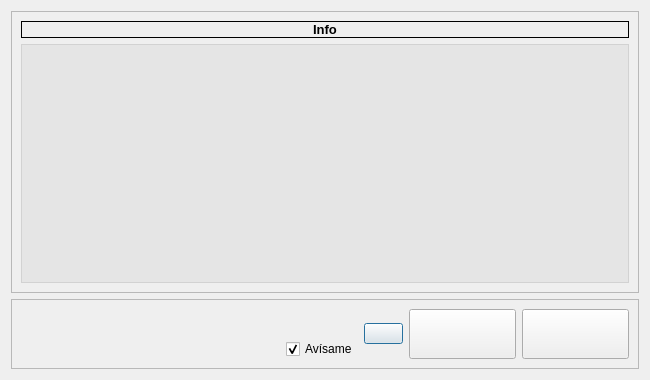
<?xml version="1.0" encoding="UTF-8"?>
<ui version="4.0">
 <class>InkjetDebugUI</class>
 <widget class="QWidget" name="InkjetDebugUI">
  <property name="windowModality">
   <enum>Qt::WindowModal</enum>
  </property>
  <property name="geometry">
   <rect>
    <x>0</x>
    <y>0</y>
    <width>650</width>
    <height>380</height>
   </rect>
  </property>
  <property name="sizePolicy">
   <sizepolicy hsizetype="Preferred" vsizetype="Fixed">
    <horstretch>0</horstretch>
    <verstretch>0</verstretch>
   </sizepolicy>
  </property>
  <property name="minimumSize">
   <size>
    <width>650</width>
    <height>380</height>
   </size>
  </property>
  <property name="maximumSize">
   <size>
    <width>650</width>
    <height>380</height>
   </size>
  </property>
  <property name="windowTitle">
   <string>In2 Printing Solutions</string>
  </property>
  <property name="windowOpacity">
   <double>0.800000000000000</double>
  </property>
  <layout class="QGridLayout" name="gridLayout_2">
   <item row="0" column="0">
    <widget class="QFrame" name="m_centralFrame">
     <property name="styleSheet">
      <string notr="true">QFrame#m_centralFrame {background-image: url(:res/images/In2HRGS2.png); background-repeat: no-repeat;background-position:center;}</string>
     </property>
     <property name="frameShape">
      <enum>QFrame::StyledPanel</enum>
     </property>
     <property name="frameShadow">
      <enum>QFrame::Raised</enum>
     </property>
     <layout class="QGridLayout" name="gridLayout">
      <item row="0" column="0">
       <layout class="QVBoxLayout" name="verticalLayout">
        <item>
         <widget class="QLabel" name="label">
          <property name="font">
           <font>
            <pointsize>10</pointsize>
            <weight>75</weight>
            <bold>true</bold>
           </font>
          </property>
          <property name="frameShape">
           <enum>QFrame::Box</enum>
          </property>
          <property name="text">
           <string>Info</string>
          </property>
          <property name="alignment">
           <set>Qt::AlignCenter</set>
          </property>
         </widget>
        </item>
        <item>
         <widget class="QTextEdit" name="m_Info">
          <property name="font">
           <font>
            <pointsize>9</pointsize>
            <weight>50</weight>
            <bold>false</bold>
           </font>
          </property>
          <property name="autoFillBackground">
           <bool>false</bool>
          </property>
          <property name="styleSheet">
           <string notr="true">background-color: rgba(200,200,200,65);</string>
          </property>
          <property name="tabChangesFocus">
           <bool>true</bool>
          </property>
          <property name="documentTitle">
           <string>In2 Printing Solutions</string>
          </property>
          <property name="readOnly">
           <bool>true</bool>
          </property>
         </widget>
        </item>
       </layout>
      </item>
     </layout>
    </widget>
   </item>
   <item row="1" column="0">
    <widget class="QFrame" name="frame">
     <property name="autoFillBackground">
      <bool>true</bool>
     </property>
     <property name="frameShape">
      <enum>QFrame::StyledPanel</enum>
     </property>
     <property name="frameShadow">
      <enum>QFrame::Raised</enum>
     </property>
     <layout class="QGridLayout" name="gridLayout_3">
      <item row="0" column="2" rowspan="2">
       <layout class="QHBoxLayout" name="horizontalLayout">
        <item>
         <widget class="QPushButton" name="m_SaveToFile">
          <property name="font">
           <font>
            <pointsize>8</pointsize>
            <weight>50</weight>
            <bold>false</bold>
           </font>
          </property>
          <property name="text">
           <string/>
          </property>
          <property name="icon">
           <iconset resource="../../In2Apps/In2SinglePass/SinglePass/shared.qrc">
            <normaloff>:/res/images/save.png</normaloff>:/res/images/save.png</iconset>
          </property>
          <property name="iconSize">
           <size>
            <width>32</width>
            <height>32</height>
           </size>
          </property>
          <property name="autoDefault">
           <bool>true</bool>
          </property>
          <property name="default">
           <bool>true</bool>
          </property>
         </widget>
        </item>
        <item>
         <widget class="QPushButton" name="m_Clean">
          <property name="font">
           <font>
            <pointsize>28</pointsize>
            <weight>75</weight>
            <bold>true</bold>
           </font>
          </property>
          <property name="text">
           <string/>
          </property>
          <property name="icon">
           <iconset resource="../../In2Apps/In2SinglePass/SinglePass/shared.qrc">
            <normaloff>:/res/images/escoba.png</normaloff>:/res/images/escoba.png</iconset>
          </property>
          <property name="iconSize">
           <size>
            <width>32</width>
            <height>32</height>
           </size>
          </property>
         </widget>
        </item>
        <item>
         <widget class="QPushButton" name="m_Hide">
          <property name="font">
           <font>
            <pointsize>28</pointsize>
            <weight>75</weight>
            <bold>true</bold>
           </font>
          </property>
          <property name="text">
           <string/>
          </property>
          <property name="icon">
           <iconset resource="../../In2Apps/In2SinglePass/SinglePass/shared.qrc">
            <normaloff>:/res/images/minimizar.png</normaloff>:/res/images/minimizar.png</iconset>
          </property>
          <property name="iconSize">
           <size>
            <width>32</width>
            <height>32</height>
           </size>
          </property>
         </widget>
        </item>
       </layout>
      </item>
      <item row="1" column="1">
       <widget class="QCheckBox" name="m_cbAvisa">
        <property name="minimumSize">
         <size>
          <width>0</width>
          <height>0</height>
         </size>
        </property>
        <property name="text">
         <string>Avísame</string>
        </property>
        <property name="checked">
         <bool>true</bool>
        </property>
       </widget>
      </item>
      <item row="0" column="0">
       <spacer name="horizontalSpacer">
        <property name="orientation">
         <enum>Qt::Horizontal</enum>
        </property>
        <property name="sizeHint" stdset="0">
         <size>
          <width>339</width>
          <height>20</height>
         </size>
        </property>
       </spacer>
      </item>
     </layout>
    </widget>
   </item>
  </layout>
 </widget>
 <tabstops>
  <tabstop>m_Info</tabstop>
  <tabstop>m_SaveToFile</tabstop>
  <tabstop>m_Hide</tabstop>
 </tabstops>
 <resources>
  <include location="../../In2Apps/In2SinglePass/SinglePass/shared.qrc"/>
 </resources>
 <connections/>
</ui>
